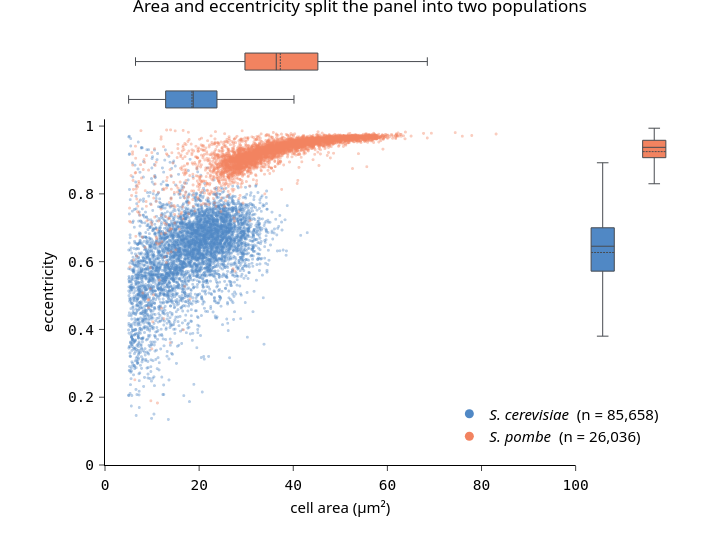

Notebook cell for this chart:
### Code cell
# | code-fold: true
# | code-summary: "Code for the area-vs-eccentricity figure"
# | label: fig-area-ecc
# | fig-cap: "Joint distribution of cell area and eccentricity, with marginal box plots. Scatter points are a random subsample of 5,000 cells per species; boxes use every cell that passed the area gate."
# | fig-alt: "Scatter plot of cell area versus eccentricity with two largely non-overlapping clouds for budding yeast and fission yeast, and box plots along each axis."

# Every cell is used for the marginal boxes; the scatter shows a random subsample per
# species, since 112,000 overplotted markers read as two solid blobs (and bloat the page).
POINTS_PER_SPECIES = 5000
rng = np.random.default_rng(0)


def box_stats(values):
    """Quartiles and Tukey fences for a Plotly box trace built from precomputed statistics."""
    q1, median, q3 = np.percentile(values, [25, 50, 75])
    iqr = q3 - q1
    return dict(
        q1=[q1],
        median=[median],
        q3=[q3],
        lowerfence=[max(values.min(), q1 - 1.5 * iqr)],
        upperfence=[min(values.max(), q3 + 1.5 * iqr)],
        mean=[values.mean()],
    )


fig = make_subplots(
    rows=2,
    cols=2,
    column_widths=[0.85, 0.15],
    row_heights=[0.15, 0.85],
    shared_xaxes=True,
    shared_yaxes=True,
    horizontal_spacing=0.02,
    vertical_spacing=0.02,
)

for species in groups:
    cells = analysis_df[analysis_df[GROUP_COL] == species]
    color = COLORS[species]

    shown = cells.iloc[
        rng.choice(len(cells), size=min(POINTS_PER_SPECIES, len(cells)), replace=False)
    ]
    fig.add_trace(
        go.Scattergl(
            x=shown[AREA_COL],
            y=shown["eccentricity"],
            mode="markers",
            showlegend=False,
            marker=dict(color=color, size=3, opacity=0.4, line=dict(width=0)),
            hovertemplate=f"{species}<br>area %{{x:.1f}} μm²<br>ecc. %{{y:.2f}}<extra></extra>",
        ),
        row=2,
        col=1,
    )
    # A legend-only proxy, so the key shows a full-size, full-opacity marker.
    fig.add_trace(
        go.Scatter(
            x=[None],
            y=[None],
            mode="markers",
            name=f"{DISPLAY[species]}  (n = {len(cells):,})",
            marker=dict(color=color, size=9),
        ),
        row=2,
        col=1,
    )

    box_kwargs = dict(
        showlegend=False,
        fillcolor=color,
        line=dict(color=apc.charcoal.hex_code, width=1),
        width=0.45,
        hoverinfo="skip",
    )
    fig.add_trace(
        go.Box(**box_stats(cells[AREA_COL].to_numpy()), y=[species], orientation="h", **box_kwargs),
        row=1,
        col=1,
    )
    fig.add_trace(
        go.Box(**box_stats(cells["eccentricity"].to_numpy()), x=[species], **box_kwargs),
        row=2,
        col=2,
    )

fig.update_xaxes(title_text=AREA_LABEL, range=[0, MAX_AREA_UM2], row=2, col=1)
fig.update_yaxes(title_text="eccentricity", range=[0, 1.02], row=2, col=1)
for row, col in ((1, 1), (2, 2)):  # the marginals borrow their scale from the scatter
    fig.update_xaxes(showticklabels=False, ticks="", showline=False, row=row, col=col)
    fig.update_yaxes(showticklabels=False, ticks="", showline=False, row=row, col=col)

fig.update_layout(
    width=720,
    height=560,
    title="Area and eccentricity split the panel into two populations",
    legend=dict(
        x=0.99, y=0.03, xanchor="right", yanchor="bottom", bgcolor="rgba(255,255,255,0.75)"
    ),
)
apc.plotly.style_plot(fig, monospaced_axes="xy", row=2, col=1)
fig.show()

### Figure 1 — Plotly figure (JSON) as saved in the notebook; plotly's stock layout.template omitted (floating-point values rounded to 4 significant figures; data arrays with more than 128 entries replaced by an {"elided": "..."} marker saying what was removed)
{"data": [{"hovertemplate": "cerevisiae<br>area %{x:.1f} μm²<br>ecc. %{y:.2f}<extra></extra>", "marker": {"color": "#5088C5", "line": {"width": 0}, "opacity": 0.4, "size": 3}, "mode": "markers", "showlegend": false, "type": "scattergl", "x": {"elided": "5000 float values"}, "xaxis": "x3", "y": {"elided": "5000 float values"}, "yaxis": "y3"}, {"marker": {"color": "#5088C5", "size": 9}, "mode": "markers", "name": "<i>S. cerevisiae</i>  (n = 85,658)", "type": "scatter", "x": [null], "xaxis": "x3", "y": [null], "yaxis": "y3"}, {"fillcolor": "#5088C5", "hoverinfo": "skip", "line": {"color": "#484B50", "width": 1}, "lowerfence": [5.017], "mean": [18.48], "median": [18.75], "orientation": "h", "q1": [12.89], "q3": [23.79], "showlegend": false, "type": "box", "upperfence": [40.15], "width": 0.45, "xaxis": "x", "y": ["cerevisiae"], "yaxis": "y"}, {"fillcolor": "#5088C5", "hoverinfo": "skip", "line": {"color": "#484B50", "width": 1}, "lowerfence": [0.3801], "mean": [0.627], "median": [0.6455], "q1": [0.572], "q3": [0.6999], "showlegend": false, "type": "box", "upperfence": [0.8917], "width": 0.45, "x": ["cerevisiae"], "xaxis": "x4", "yaxis": "y4"}, {"hovertemplate": "pombe<br>area %{x:.1f} μm²<br>ecc. %{y:.2f}<extra></extra>", "marker": {"color": "#F28360", "line": {"width": 0}, "opacity": 0.4, "size": 3}, "mode": "markers", "showlegend": false, "type": "scattergl", "x": {"elided": "5000 float values"}, "xaxis": "x3", "y": {"elided": "5000 float values"}, "yaxis": "y3"}, {"marker": {"color": "#F28360", "size": 9}, "mode": "markers", "name": "<i>S. pombe</i>  (n = 26,036)", "type": "scatter", "x": [null], "xaxis": "x3", "y": [null], "yaxis": "y3"}, {"fillcolor": "#F28360", "hoverinfo": "skip", "line": {"color": "#484B50", "width": 1}, "lowerfence": [6.483], "mean": [37.24], "median": [36.39], "orientation": "h", "q1": [29.73], "q3": [45.23], "showlegend": false, "type": "box", "upperfence": [68.48], "width": 0.45, "xaxis": "x", "y": ["pombe"], "yaxis": "y"}, {"fillcolor": "#F28360", "hoverinfo": "skip", "line": {"color": "#484B50", "width": 1}, "lowerfence": [0.8298], "mean": [0.9246], "median": [0.9373], "q1": [0.9068], "q3": [0.9581], "showlegend": false, "type": "box", "upperfence": [0.9937], "width": 0.45, "x": ["pombe"], "xaxis": "x4", "yaxis": "y4"}], "layout": {"height": 560, "legend": {"bgcolor": "rgba(255,255,255,0.75)", "x": 0.99, "xanchor": "right", "y": 0.03, "yanchor": "bottom"}, "title": {"text": "Area and eccentricity split the panel into two populations"}, "width": 720, "xaxis": {"anchor": "y", "domain": [0, 0.833], "matches": "x3", "showline": false, "showticklabels": false, "ticks": ""}, "xaxis2": {"anchor": "y2", "domain": [0.853, 1], "matches": "x4", "showticklabels": false}, "xaxis3": {"anchor": "y3", "domain": [0, 0.833], "range": [0, 100], "tickfont": {"family": "AtkinsonHyperlegibleMono, Atkinson Hyperlegible Mono, DejaVu Sans Mono, monospace", "size": 14.5}, "tickformat": ",", "title": {"text": "cell area (μm²)"}}, "xaxis4": {"anchor": "y4", "domain": [0.853, 1], "showline": false, "showticklabels": false, "ticks": ""}, "yaxis": {"anchor": "x", "domain": [0.853, 1], "showline": false, "showticklabels": false, "ticks": ""}, "yaxis2": {"anchor": "x2", "domain": [0.853, 1], "matches": "y", "showticklabels": false}, "yaxis3": {"anchor": "x3", "domain": [0, 0.833], "range": [0, 1.02], "tickfont": {"family": "AtkinsonHyperlegibleMono, Atkinson Hyperlegible Mono, DejaVu Sans Mono, monospace", "size": 14.5}, "tickformat": ",", "title": {"text": "eccentricity"}}, "yaxis4": {"anchor": "x4", "domain": [0, 0.833], "matches": "y3", "showline": false, "showticklabels": false, "ticks": ""}}}
